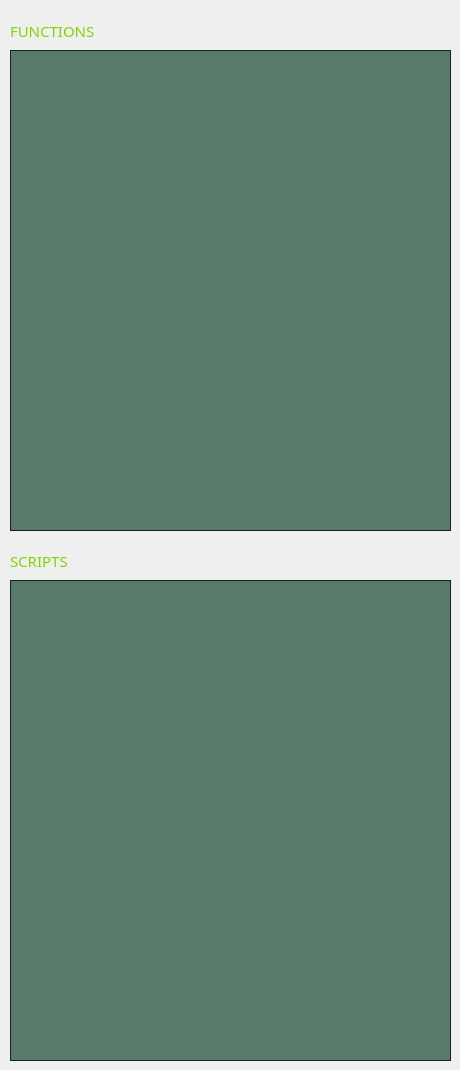
     <widget class="QWidget" name="tab_2">
      <attribute name="title">
       <string>┌Script┐</string>
      </attribute>
      <widget class="QLabel" name="label_name_script">
       <property name="geometry">
        <rect>
         <x>10</x>
         <y>10</y>
         <width>351</width>
         <height>41</height>
        </rect>
       </property>
       <property name="palette">
        <palette>
         <active>
          <colorrole role="WindowText">
           <brush brushstyle="SolidPattern">
            <color alpha="255">
             <red>128</red>
             <green>213</green>
             <blue>0</blue>
            </color>
           </brush>
          </colorrole>
          <colorrole role="Text">
           <brush brushstyle="SolidPattern">
            <color alpha="255">
             <red>0</red>
             <green>0</green>
             <blue>0</blue>
            </color>
           </brush>
          </colorrole>
         </active>
         <inactive>
          <colorrole role="WindowText">
           <brush brushstyle="SolidPattern">
            <color alpha="255">
             <red>128</red>
             <green>213</green>
             <blue>0</blue>
            </color>
           </brush>
          </colorrole>
          <colorrole role="Text">
           <brush brushstyle="SolidPattern">
            <color alpha="255">
             <red>0</red>
             <green>0</green>
             <blue>0</blue>
            </color>
           </brush>
          </colorrole>
         </inactive>
         <disabled>
          <colorrole role="WindowText">
           <brush brushstyle="SolidPattern">
            <color alpha="255">
             <red>120</red>
             <green>120</green>
             <blue>120</blue>
            </color>
           </brush>
          </colorrole>
          <colorrole role="Text">
           <brush brushstyle="SolidPattern">
            <color alpha="255">
             <red>120</red>
             <green>120</green>
             <blue>120</blue>
            </color>
           </brush>
          </colorrole>
         </disabled>
        </palette>
       </property>
       <property name="font">
        <font>
         <family>OCR A Extended</family>
         <pointsize>11</pointsize>
        </font>
       </property>
       <property name="text">
        <string>FUNCTIONS</string>
       </property>
      </widget>
      <widget class="QListWidget" name="listWidget_script">
       <property name="geometry">
        <rect>
         <x>10</x>
         <y>50</y>
         <width>441</width>
         <height>481</height>
        </rect>
       </property>
       <property name="palette">
        <palette>
         <active>
          <colorrole role="Text">
           <brush brushstyle="SolidPattern">
            <color alpha="255">
             <red>149</red>
             <green>255</green>
             <blue>0</blue>
            </color>
           </brush>
          </colorrole>
          <colorrole role="Base">
           <brush brushstyle="SolidPattern">
            <color alpha="190">
             <red>38</red>
             <green>81</green>
             <blue>60</blue>
            </color>
           </brush>
          </colorrole>
          <colorrole role="Window">
           <brush brushstyle="SolidPattern">
            <color alpha="255">
             <red>22</red>
             <green>46</green>
             <blue>34</blue>
            </color>
           </brush>
          </colorrole>
         </active>
         <inactive>
          <colorrole role="Text">
           <brush brushstyle="SolidPattern">
            <color alpha="255">
             <red>149</red>
             <green>255</green>
             <blue>0</blue>
            </color>
           </brush>
          </colorrole>
          <colorrole role="Base">
           <brush brushstyle="SolidPattern">
            <color alpha="190">
             <red>38</red>
             <green>81</green>
             <blue>60</blue>
            </color>
           </brush>
          </colorrole>
          <colorrole role="Window">
           <brush brushstyle="SolidPattern">
            <color alpha="255">
             <red>22</red>
             <green>46</green>
             <blue>34</blue>
            </color>
           </brush>
          </colorrole>
         </inactive>
         <disabled>
          <colorrole role="Text">
           <brush brushstyle="SolidPattern">
            <color alpha="255">
             <red>120</red>
             <green>120</green>
             <blue>120</blue>
            </color>
           </brush>
          </colorrole>
          <colorrole role="Base">
           <brush brushstyle="SolidPattern">
            <color alpha="255">
             <red>22</red>
             <green>46</green>
             <blue>34</blue>
            </color>
           </brush>
          </colorrole>
          <colorrole role="Window">
           <brush brushstyle="SolidPattern">
            <color alpha="255">
             <red>22</red>
             <green>46</green>
             <blue>34</blue>
            </color>
           </brush>
          </colorrole>
         </disabled>
        </palette>
       </property>
       <property name="font">
        <font>
         <family>OCR A Extended</family>
         <pointsize>10</pointsize>
        </font>
       </property>
      </widget>
      <widget class="QListWidget" name="listWidget_script_2">
       <property name="geometry">
        <rect>
         <x>10</x>
         <y>580</y>
         <width>441</width>
         <height>481</height>
        </rect>
       </property>
       <property name="palette">
        <palette>
         <active>
          <colorrole role="Text">
           <brush brushstyle="SolidPattern">
            <color alpha="255">
             <red>149</red>
             <green>255</green>
             <blue>0</blue>
            </color>
           </brush>
          </colorrole>
          <colorrole role="Base">
           <brush brushstyle="SolidPattern">
            <color alpha="190">
             <red>38</red>
             <green>81</green>
             <blue>60</blue>
            </color>
           </brush>
          </colorrole>
          <colorrole role="Window">
           <brush brushstyle="SolidPattern">
            <color alpha="255">
             <red>22</red>
             <green>46</green>
             <blue>34</blue>
            </color>
           </brush>
          </colorrole>
         </active>
         <inactive>
          <colorrole role="Text">
           <brush brushstyle="SolidPattern">
            <color alpha="255">
             <red>149</red>
             <green>255</green>
             <blue>0</blue>
            </color>
           </brush>
          </colorrole>
          <colorrole role="Base">
           <brush brushstyle="SolidPattern">
            <color alpha="190">
             <red>38</red>
             <green>81</green>
             <blue>60</blue>
            </color>
           </brush>
          </colorrole>
          <colorrole role="Window">
           <brush brushstyle="SolidPattern">
            <color alpha="255">
             <red>22</red>
             <green>46</green>
             <blue>34</blue>
            </color>
           </brush>
          </colorrole>
         </inactive>
         <disabled>
          <colorrole role="Text">
           <brush brushstyle="SolidPattern">
            <color alpha="255">
             <red>120</red>
             <green>120</green>
             <blue>120</blue>
            </color>
           </brush>
          </colorrole>
          <colorrole role="Base">
           <brush brushstyle="SolidPattern">
            <color alpha="255">
             <red>22</red>
             <green>46</green>
             <blue>34</blue>
            </color>
           </brush>
          </colorrole>
          <colorrole role="Window">
           <brush brushstyle="SolidPattern">
            <color alpha="255">
             <red>22</red>
             <green>46</green>
             <blue>34</blue>
            </color>
           </brush>
          </colorrole>
         </disabled>
        </palette>
       </property>
       <property name="font">
        <font>
         <family>OCR A Extended</family>
         <pointsize>10</pointsize>
        </font>
       </property>
      </widget>
      <widget class="QLabel" name="label_name_script_2">
       <property name="geometry">
        <rect>
         <x>10</x>
         <y>540</y>
         <width>351</width>
         <height>41</height>
        </rect>
       </property>
       <property name="palette">
        <palette>
         <active>
          <colorrole role="WindowText">
           <brush brushstyle="SolidPattern">
            <color alpha="255">
             <red>128</red>
             <green>213</green>
             <blue>0</blue>
            </color>
           </brush>
          </colorrole>
          <colorrole role="Text">
           <brush brushstyle="SolidPattern">
            <color alpha="255">
             <red>0</red>
             <green>0</green>
             <blue>0</blue>
            </color>
           </brush>
          </colorrole>
         </active>
         <inactive>
          <colorrole role="WindowText">
           <brush brushstyle="SolidPattern">
            <color alpha="255">
             <red>128</red>
             <green>213</green>
             <blue>0</blue>
            </color>
           </brush>
          </colorrole>
          <colorrole role="Text">
           <brush brushstyle="SolidPattern">
            <color alpha="255">
             <red>0</red>
             <green>0</green>
             <blue>0</blue>
            </color>
           </brush>
          </colorrole>
         </inactive>
         <disabled>
          <colorrole role="WindowText">
           <brush brushstyle="SolidPattern">
            <color alpha="255">
             <red>120</red>
             <green>120</green>
             <blue>120</blue>
            </color>
           </brush>
          </colorrole>
          <colorrole role="Text">
           <brush brushstyle="SolidPattern">
            <color alpha="255">
             <red>120</red>
             <green>120</green>
             <blue>120</blue>
            </color>
           </brush>
          </colorrole>
         </disabled>
        </palette>
       </property>
       <property name="font">
        <font>
         <family>OCR A Extended</family>
         <pointsize>11</pointsize>
        </font>
       </property>
       <property name="text">
        <string>SCRIPTS</string>
       </property>
      </widget>
     </widget>
